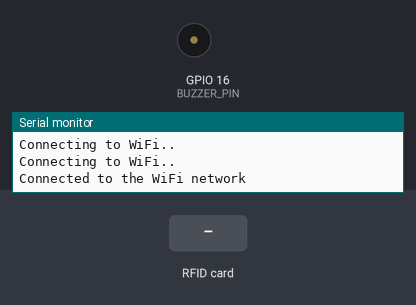
Bench run of a sketch on a simulated ESP32. On the bench: buzzer (waves = sounding), the last lines printed to the serial monitor. Inputs (shaded band) come from the test bench. WiFi joins after 1.5 s; servers stay silent unless stated; uploads are accepted with an empty reply.

Above: at 2.7 s.
2.8 s: RFID card 12 12 12 12 held to the reader
At 3.28 s:
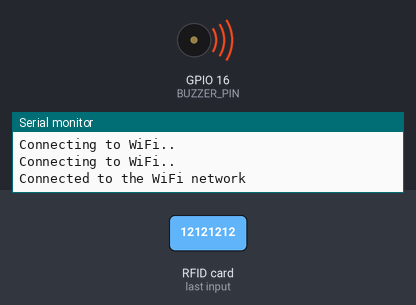
4.9 s: RFID card 5E 7A 19 C4 held to the reader
At 6.9 s:
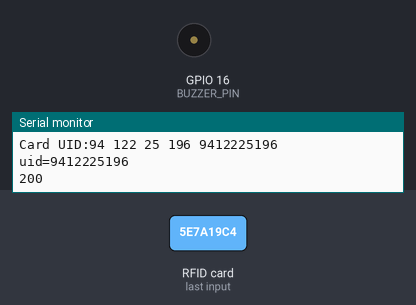
Timing chart, 0 to 8.4 s (numbered marks = the images above; inputs shaded):
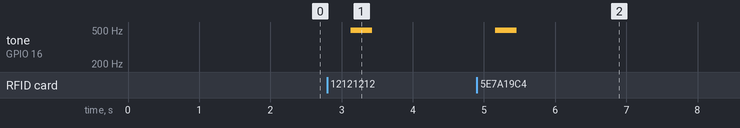

Measured:
- after the input at 2.8 s, tone on GPIO 16 (BUZZER_PIN): silent → 494 Hz after 0.33 s, → silent 0.30 s later
- after the input at 4.9 s, tone on GPIO 16 (BUZZER_PIN): silent → 494 Hz after 0.26 s, → silent 0.30 s later

The sketch:

UNO_RFID_BUZZER.ino
```cpp
#include <SPI.h>
#include <MFRC522.h>
#include <ArduinoJson.h>
#include <WiFi.h>
#include <HTTPClient.h>
#include <Tone32.h>

#define BUZZER_PIN 16
#define BUZZER_CHANNEL 0
#define RST_PIN   22                            // reset핀은 22번으로 설정
#define SS_PIN    21                           // SS핀은 21번으로 설정
// SS핀은 데이터를 주고받는 역할의 핀( SS = Slave Selector )
const char* ssid = "Hotspot"; // wifi 이름
const char* password =  "12121212"; // wifi 패스워드
WiFiClient client;
MFRC522 mfrc(SS_PIN, RST_PIN);                 // MFR522를 이용하기 위해 mfrc객체를 생성해 줍니다.

void setup() {
  Serial.begin(115200);                         // 시리얼 통신, 속도는 9600
  SPI.begin();                                // SPI 초기화                                             // (SPI : 하나의 마스터와 다수의 SLAVE(종속적인 역활)간의 통신 방식)
  mfrc.PCD_Init();

  WiFi.begin(ssid, password);
  while (WiFi.status() != WL_CONNECTED) {
    delay(500);
    Serial.println("Connecting to WiFi..");
  }
  Serial.println("Connected to the WiFi network");
}

void loop() {

  if ( !mfrc.PICC_IsNewCardPresent() || !mfrc.PICC_ReadCardSerial() ) {
    // 태그 접촉이 되지 않았을때 또는 ID가 읽혀지지 않았을때
    delay(500);                                // 0.5초 딜레이
    return;                                    // return
  }
  tone(BUZZER_PIN, NOTE_B4, 300, BUZZER_CHANNEL);
  noTone(BUZZER_PIN, BUZZER_CHANNEL);
  Serial.print("Card UID:");                  // 태그의 ID출력
  String uid = "";
  for (byte i = 0; i < 4; i++) {    // 태그의 ID출력하는 반복문.태그의 ID사이즈(4)까지
    uid += mfrc.uid.uidByte[i];
    Serial.print(mfrc.uid.uidByte[i]);        // mfrc.uid.uidByte[0] ~ mfrc.uid.uidByte[3]까지 출력
    Serial.print(" ");                        // id 사이의 간격 출력
  }
  Serial.println(uid);
  if (WiFi.status() == WL_CONNECTED) { //Check WiFi connection status

    HTTPClient http;

//    http.begin("주소/arduino_2/Servlet");  //Specify destination for HTTP request
    http.begin("웹주소/GitTest/Rfid_read");  //Specify destination for HTTP request
    http.addHeader("Content-Type",  "application/x-www-form-urlencoded");   //Specify content-type header,  Json형식의 타입이다.

    String httpRequestData = "uid="+uid;  //
    Serial.println(httpRequestData); //시리얼 모니터
    int httpResponseCode = http.POST(httpRequestData);   //Send the actual POST request

    if (httpResponseCode > 0) { // 잘 전송되었으면

      String response = http.getString();                       //Get the response to the request

      Serial.println(httpResponseCode);   //Print return code
      Serial.println(response);           //Print request answer

    } else {

      Serial.print("Error on sending POST: ");
      Serial.println(httpResponseCode);

    }

    http.end();  //Free resources

  } else {

    Serial.println("Error in WiFi connection");
  }
  delay(1000);  //Send a request every 10 seconds
}
```
